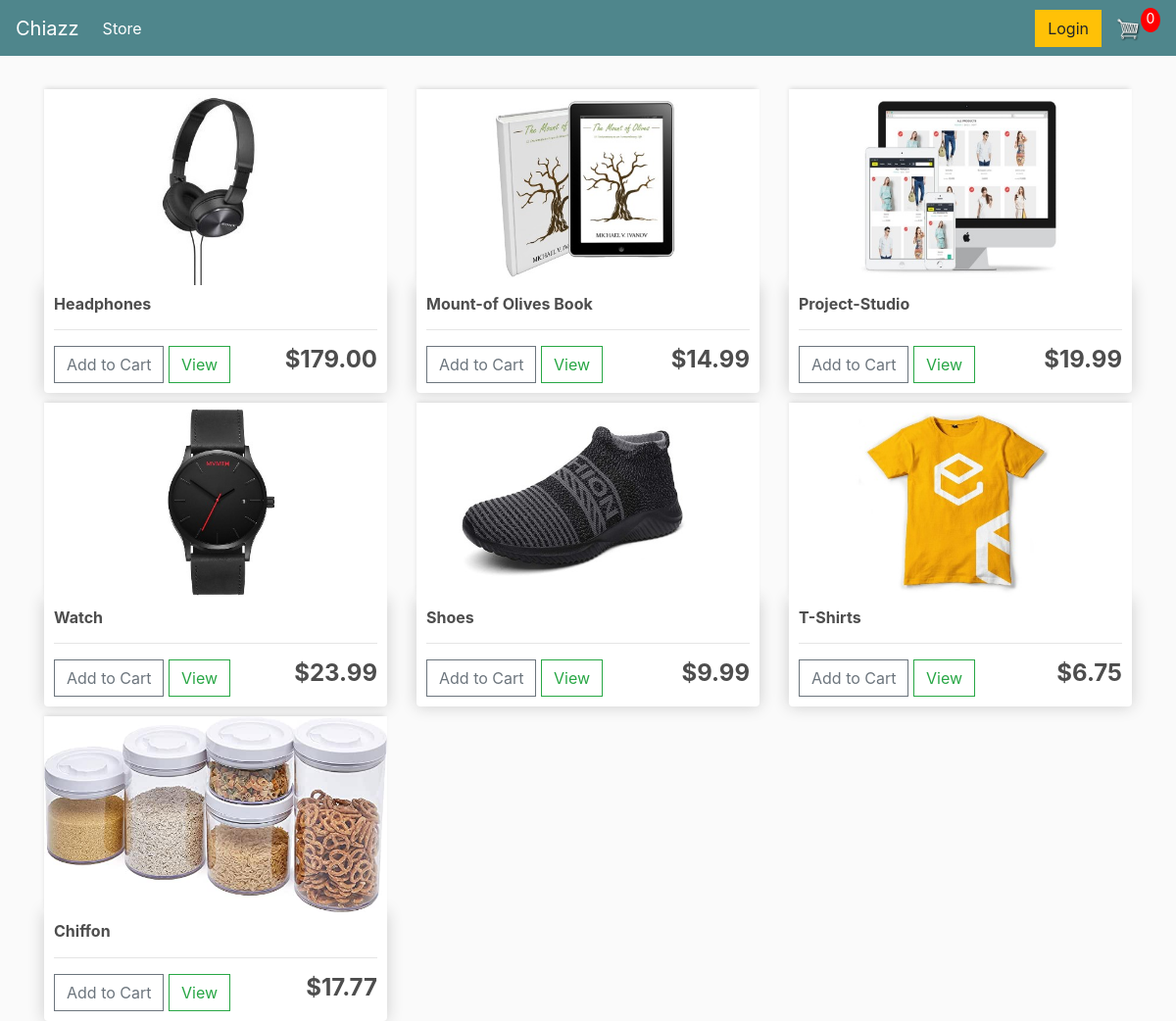
The page / on the database its author committed.
### store/models.py (models this page shows, shortened)
class Product(models.Model):
    name = models.CharField(max_length=200, null=True)
    price = models.DecimalField(max_digits=7, decimal_places=2)
    digital = models.BooleanField(default=False, null=True, blank=False)
    image = models.ImageField(null=True)
    @property
    def imageURL(self):
        try:
            url = self.image.url
        except:
            url = ''
        return url

### store/views.py (the view)
# urls.py: path('', include('store.urls')),
def store(request):
	data = cartData(request)
	cartItems = data['cartItems']
	order = data['order']
	items = data['items']
	products = Product.objects.all()
	context = {'products':products, 'cartItems':cartItems}
	return render(request, 'store/store.html', context)

### store/utils.py (called while the page is built, shortened)
def cookieCart(request):
	try:
		cart = json.loads(request.COOKIES['cart'])
	except:
		cart = {}
		print('CART:', cart)
	items = []
	order = {'get_cart_total':0, 'get_cart_items':0, 'shipping':False}
	cartItems = order['get_cart_items']
	return {'cartItems':cartItems ,'order':order, 'items':items}

def cartData(request):
	if request.user.is_authenticated:
		customer = request.user.customer
		order, created = Order.objects.get_or_create(customer=customer, complete=False)
		items = order.orderitem_set.all()
		cartItems = order.get_cart_items
	else:
		cookieData = cookieCart(request)
		cartItems = cookieData['cartItems']
		order = cookieData['order']
		items = cookieData['items']
	return {'cartItems':cartItems ,'order':order, 'items':items}

### store/templates/store/store.html
{% extends 'store/main.html' %}
{% load static %}
{% block content %}
	<div class="row">
		{% for product in products %}
		<div class="col-lg-4">
			<img class="thumbnail" src="{{product.imageURL}}">
			<div class="box-element product">
				<h6><strong>{{product.name}}</strong></h6>
				<hr>
				<div style="display: flex; gap:1em; justify-content: space-between;">
					<div>
						<button data-product="{{product.id}}" data-action="add" class="btn btn-outline-secondary add-btn update-cart">Add to Cart</button>
						<a class="btn btn-outline-success" href="#">View</a>
					</div>
					<h4><strong>${{product.price}}</strong></h4>
				</div>
			</div>
		</div>
		{% endfor %}
	</div>
{% endblock content %}

### store/templates/store/main.html (shortened to what this page needs)
<!DOCTYPE html>
{% load static %}
<html>
<head>
	<link rel="stylesheet" href="https://stackpath.bootstrapcdn.com/bootstrap/4.4.1/css/bootstrap.min.css">
	<link rel="stylesheet" type="text/css" href="{% static 'css/main.css' %}">
</head>
<body>
	<nav class="navbar navbar-expand-lg navbar-dark bg-dark">
	  <a class="navbar-brand" href="{% url 'store' %}">Chiazz</a>
	  <div class="collapse navbar-collapse" id="navbarSupportedContent">
	    <ul class="navbar-nav mr-auto">
	      <li class="nav-item active">
	        <a class="nav-link" href="{% url 'store' %}">Store <span class="sr-only">(current)</span></a>
	      </li>
	    </ul>
	    <div class="form-inline my-2 my-lg-0">
	     	<a href="#"class="btn btn-warning">Login</a>
	     	<a href="{% url 'cart' %}">
	    		<img  id="cart-icon" src="{% static 'images/cart.png' %}">
	    	</a>
	    	<p id="cart-total">{{cartItems}}</p>
	    </div>
	  </div>
	</nav>
     <div class="container">
            <br>
            {% block content %}
            {% endblock content %}
         </div>
</body>
</html>

### static/css/main.css (style rules this page uses)
body { background-color: hsl(0, 0%, 98%); }
h1,h2,h3,h4,h5,h6 { color:hsl(0, 0%, 30%); }
.box-element { box-shadow:hsl(0, 0%, 80%) 0 0 16px; background-color: #fff; border-radius: 4px; padding: 10px; }
.thumbnail { width: 100%; height: 200px; -webkit-box-shadow: -1px -3px 5px -2px rgba(214,214,214,1); -moz-box-shadow: -1px -3px 5px -2px rgba(214,214,214,1); box-shadow: -1px -3px 5px -2px rgba(214,214,214,1); }
.product { border-radius: 0 0 4px 4px; }
.bg-dark { background-color: #4f868c!important; }
#cart-icon { width:25px; display: inline-block; margin-left: 15px; }
#cart-total { display: block; text-align: center; color:#fff; background-color: red; width: 20px; height: 25px; border-radius: 50%; font-size: 14px; }
.col-lg-4, .col-lg-6, .col-lg-8, .col-lg-12 { margin-top: 10px; }
.btn { border-radius: 0; }

### rows shown on the page
Product: imageURL (picture), name "Headphones", price "179.00"
Product: imageURL (picture), name "Mount-of Olives Book", price "14.99"
Product: imageURL (picture), name "Project-Studio", price "19.99"
Product: imageURL (picture), name "Watch", price "23.99"
Product: imageURL (picture), name "Shoes", price "9.99"
Product: imageURL (picture), name "T-Shirts", price "6.75"
Product: imageURL (picture), name "Chiffon", price "17.77"

### other values the page prints
{{ cartItems }} "0"
